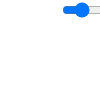
Frame 1 (no input)
Frame 60 (no input): identical to frame 1, image omitted
Frame 120 (the mouse pressed at the canvas centre since frame 60): identical to frame 1, image omitted

The p5.js sketch that drew this single still picture (run headless with seeded random() and noise() and a simulated clock; from frame 60 on, the mouse is pressed at the canvas centre):

// p5.js sketch
// ── sketch.js
// ArtBox
// Aidan Thorpe
// ? - June 20, 2023
//
// Extra for Experts:
// - describe what you did to take this project "above and beyond"




let penRadio, penSlide, colPick, backPick, backSelect, canvasClear;

let canvasW = prompt("How big do you want you're drawing's width?", 1000);
let canvasH = prompt("How big do you want you're drawing's Height?", 1000);

function preload() {
  
  radioSet();
  colouring();
}

function setup() {
  createCanvas(canvasW, canvasH);
  background(backPick.value());
  noStroke();

  //Width adjuster 
  penSlide = createSlider(1, 20, 3);
  penSlide.position(windowWidth*0.05, 0);

  // Canvas clear
  canvasClear = createButton("Clear Canvas");
  canvasClear.position(windowWidth*0.04, windowHeight*0.10);
  canvasClear.mousePressed(cleared);
}

function draw() {
  display(penSlide.value(), penRadio.value());
}

function display(size, type) {
  if (mouseIsPressed) {
    if (type === "pencil") {
      push();
      fill(colPick.value());
      circle(pmouseX, pmouseY, size);
      circle(mouseX, mouseY, size);
      pop();
    }
    else if (type === "eraser") {
      push();
      fill(backPick.value());
      rect(mouseX, mouseY, size*3);
      pop();
    }
    else if (type === "chizel") {
      push();
      angleMode("DEGREES");
      translate(mouseX, mouseY);
      rotate(120);
      fill(colPick.value());
      rect(0, 0, size);
      pop();
    }
    else if (type === "fancyRight") {
      push();
      stroke(colPick.value());
      strokeWeight(3);
      line(mouseX - size/2, mouseY +size/2, mouseX +size/2, mouseY -size/2);
      pop();
    }
    else if (type === "fancyLeft") {
      push();
      stroke(colPick.value());
      strokeWeight(3);
      line(mouseX - size/2, mouseY -size/2, mouseX +size/2, mouseY +size/2);
      pop();
    }
  }
}

function radioSet() {
  // Pen Radio (option selector)
  penRadio = createRadio();
  penRadio.position(windowWidth/2, windowHeight/55);
  penRadio.center("vertical");
  penRadio.option("pencil", "Pencil");
  penRadio.option("eraser", "Eraser");
  penRadio.option("chizel", "Chizel");
  penRadio.option("fancyRight", "Calligraphy Forward");
  penRadio.option("fancyLeft", "Calligraphy Backward");
  penRadio.selected("2");
}

function colouring() {
  //Background picker
  backPick = createColorPicker("#eeeeee");
  backPick.position(200, 20);

  //Pen picker
  colPick = createColorPicker("#A4AEF9");
  colPick.position(260, 20);
}

function cleared() {
  background(backPick.value());
}
// ── style.css
html, body {
  margin: 5%;
  padding: 0;
}

canvas {
  display: block;
}
